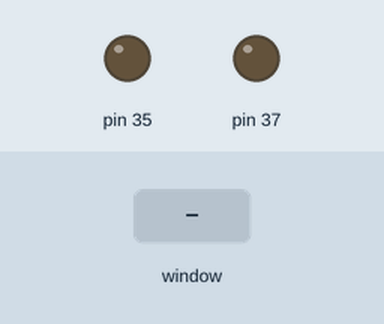
Bench run of a program on a simulated Raspberry Pi (header pin numbers). Shown: output pins drawn as LEDs (lit = HIGH). The inputs (shaded band) are chosen by the test bench. The desktop window is not drawn, its controls go by their first labels and the mouse button is held 0.15 s.

Above: at 1.2 s.
1.3 s: control labelled "Relay 1 off" in the window clicked
At 2.1 s:
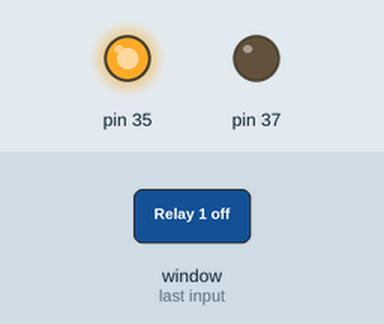
2.8 s: control labelled "Relay 2 off" in the window clicked
At 3.2 s:
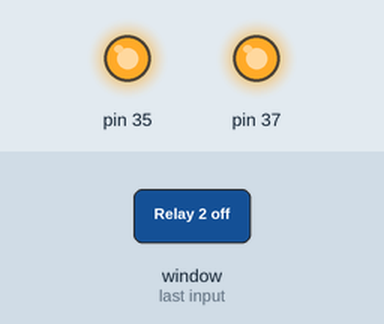
4.3 s: control labelled "Relay 1 on" in the window clicked
At 5.5 s:
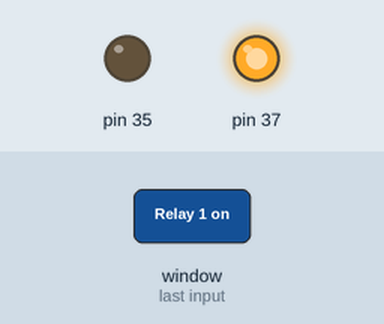
5.8 s: control labelled "Relay 2 on" in the window clicked
At 6.7 s:
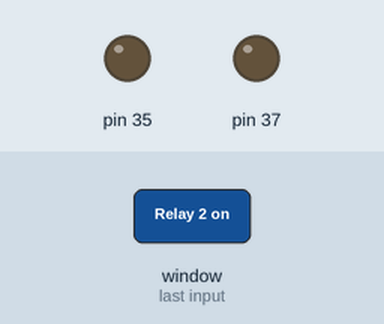
7.3 s: control labelled "All Relays off" in the window clicked
At 7.8 s:
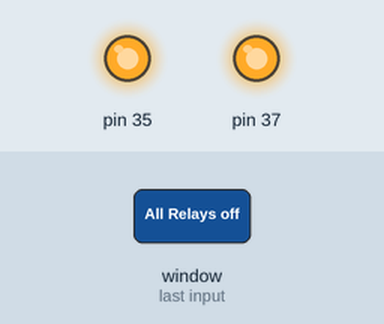
Timing chart, 0 to 9.8 s (numbered marks = the images above; inputs shaded):
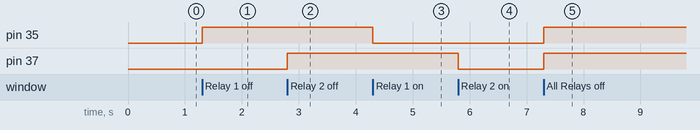

The program:

relayprogram.py
```python
#!/usr/bin/env python

#Initial set up codes.
from Tkinter import *
import RPi.GPIO as GPIO
import time
GPIO.setmode(GPIO.BOARD)
GPIO.setup(35, GPIO.OUT)
GPIO.setup(37, GPIO.OUT)

#Actual GUI box.
root = Tk()
root.title("Relay Control")
root.geometry("400x400")
app = Frame(root)
app.grid()


#Label.
label = Label(app, text = "Simple Relay Control by Donovan Goodwin")
label.grid()

#Button Callbacks.
def Button1():  #Relay 1 on
	if button1:
		GPIO.output(35, GPIO.LOW)

def Button2():  #Relay 2 on
	if button2:
		GPIO.output(37, GPIO.LOW)

def Button3():  #Relay 1 off
	if button3:
		GPIO.output(35, GPIO.HIGH)

def Button4():  #Relay 2 off
	if button4:
		GPIO.output(37, GPIO.HIGH)

def Button5():  #All Relays on
	if button5:
		GPIO.output(35, GPIO.LOW)
		GPIO.output(37, GPIO.LOW)

def Button6():  #All Relays off
	if button6:
		GPIO.output(35, GPIO.HIGH)
		GPIO.output(37, GPIO.HIGH)

def Button7(): #Exit
	if button7:
		GPIO.cleanup()
		exit()

def Button8(): #Info
	if button8:
		value = root = Tk()
	root.title("About")
	root.geometry("450x200")
	app = Frame(root)
	app.grid()
	label = Label(app, text = 'Simple Relay Controler by Donovan Goodwin')
	label.grid()
	label2 = Label(app, text = 'This program is licenced under the GNU Gerneral Public License')
	label2.grid()
	label3 = Label(app, text = '''This program uses pin 35 and 37 on the Raspberry Pi,
 edit the .py file to change this.''')
	label3.grid()
	label4 = Label(app, text = 'This program is for normaly HIGH relays. To change this edit the .py file.')
	label4.grid()

#Buttons.
button1 = Button(app,text='Relay 1 on', command=Button1)
button1.grid()

button2 = Button(app,text='Relay 2 on', command=Button2)
button2.grid()

button3 = Button(app,text='Relay 1 off', command=Button3)
button3.grid()

button4 = Button(app,text='Relay 2 off', command=Button4)
button4.grid()

button5 = Button(app,text='All Relays on', command=Button5)
button5.grid()

button6 = Button(app,text='All Relays off', command=Button6)
button6.grid()

button7 = Button(app,text='Exit', command=Button7)
button7.grid()

button8 = Button(app,text='Info', command=Button8)
button8.grid()


#Loop starter.
root.mainloop()
```

Measured:
- after the input at 1.3 s, pin 35: LOW → HIGH at once
- after the input at 2.8 s, pin 37: LOW → HIGH at once
- after the input at 4.3 s, pin 35: HIGH → LOW at once
- after the input at 5.8 s, pin 37: HIGH → LOW at once
- after the input at 7.3 s, pin 35, pin 37: LOW → HIGH at once
